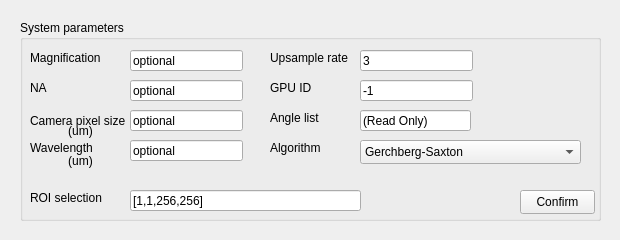
<?xml version="1.0" encoding="UTF-8"?>
<ui version="4.0">
 <class>SystemSpecsWindow</class>
 <widget class="QWidget" name="SystemSpecsWindow">
  <property name="geometry">
   <rect>
    <x>0</x>
    <y>0</y>
    <width>620</width>
    <height>240</height>
   </rect>
  </property>
  <property name="sizePolicy">
   <sizepolicy hsizetype="Fixed" vsizetype="Fixed">
    <horstretch>0</horstretch>
    <verstretch>0</verstretch>
   </sizepolicy>
  </property>
  <property name="windowTitle">
   <string>Form</string>
  </property>
  <widget class="QGroupBox" name="SystemPara">
   <property name="geometry">
    <rect>
     <x>20</x>
     <y>20</y>
     <width>581</width>
     <height>201</height>
    </rect>
   </property>
   <property name="title">
    <string>System parameters</string>
   </property>
   <property name="flat">
    <bool>false</bool>
   </property>
   <widget class="QLabel" name="mag_label">
    <property name="geometry">
     <rect>
      <x>10</x>
      <y>30</y>
      <width>91</width>
      <height>16</height>
     </rect>
    </property>
    <property name="toolTip">
     <string>System magnifications</string>
    </property>
    <property name="text">
     <string>Magnification</string>
    </property>
   </widget>
   <widget class="QLabel" name="NA_label">
    <property name="geometry">
     <rect>
      <x>10</x>
      <y>60</y>
      <width>91</width>
      <height>16</height>
     </rect>
    </property>
    <property name="toolTip">
     <string>Numerical Aperture</string>
    </property>
    <property name="toolTipDuration">
     <number>-1</number>
    </property>
    <property name="text">
     <string>NA</string>
    </property>
   </widget>
   <widget class="QLabel" name="pix_size_label">
    <property name="geometry">
     <rect>
      <x>10</x>
      <y>90</y>
      <width>101</width>
      <height>21</height>
     </rect>
    </property>
    <property name="text">
     <string>Camera pixel size</string>
    </property>
    <property name="alignment">
     <set>Qt::AlignmentFlag::AlignLeading|Qt::AlignmentFlag::AlignLeft|Qt::AlignmentFlag::AlignVCenter</set>
    </property>
   </widget>
   <widget class="QLabel" name="upsam_label">
    <property name="geometry">
     <rect>
      <x>250</x>
      <y>30</y>
      <width>91</width>
      <height>16</height>
     </rect>
    </property>
    <property name="text">
     <string>Upsample rate</string>
    </property>
   </widget>
   <widget class="QLabel" name="NA_list_label">
    <property name="geometry">
     <rect>
      <x>250</x>
      <y>90</y>
      <width>91</width>
      <height>16</height>
     </rect>
    </property>
    <property name="toolTip">
     <string>Illumination angle list</string>
    </property>
    <property name="text">
     <string>Angle list</string>
    </property>
   </widget>
   <widget class="QLineEdit" name="mag">
    <property name="geometry">
     <rect>
      <x>110</x>
      <y>30</y>
      <width>113</width>
      <height>21</height>
     </rect>
    </property>
    <property name="text">
     <string>optional</string>
    </property>
   </widget>
   <widget class="QLineEdit" name="NA">
    <property name="geometry">
     <rect>
      <x>110</x>
      <y>60</y>
      <width>113</width>
      <height>21</height>
     </rect>
    </property>
    <property name="text">
     <string>optional</string>
    </property>
   </widget>
   <widget class="QLineEdit" name="pix_size">
    <property name="enabled">
     <bool>true</bool>
    </property>
    <property name="geometry">
     <rect>
      <x>110</x>
      <y>90</y>
      <width>113</width>
      <height>21</height>
     </rect>
    </property>
    <property name="text">
     <string>optional</string>
    </property>
   </widget>
   <widget class="QLineEdit" name="upsam">
    <property name="geometry">
     <rect>
      <x>340</x>
      <y>30</y>
      <width>113</width>
      <height>21</height>
     </rect>
    </property>
    <property name="text">
     <string>3</string>
    </property>
   </widget>
   <widget class="QLineEdit" name="NA_list">
    <property name="geometry">
     <rect>
      <x>340</x>
      <y>90</y>
      <width>111</width>
      <height>21</height>
     </rect>
    </property>
    <property name="text">
     <string>(Read Only)</string>
    </property>
    <property name="readOnly">
     <bool>true</bool>
    </property>
   </widget>
   <widget class="QLabel" name="GPU_ID_label">
    <property name="geometry">
     <rect>
      <x>250</x>
      <y>60</y>
      <width>91</width>
      <height>16</height>
     </rect>
    </property>
    <property name="toolTip">
     <string>-1 for no GPU, otherwise 0,1,2,3 or ...</string>
    </property>
    <property name="text">
     <string>GPU ID</string>
    </property>
   </widget>
   <widget class="QLineEdit" name="GPU_ID">
    <property name="geometry">
     <rect>
      <x>340</x>
      <y>60</y>
      <width>113</width>
      <height>21</height>
     </rect>
    </property>
    <property name="text">
     <string>-1</string>
    </property>
   </widget>
   <widget class="QLabel" name="pix_size_unit">
    <property name="geometry">
     <rect>
      <x>10</x>
      <y>100</y>
      <width>101</width>
      <height>21</height>
     </rect>
    </property>
    <property name="text">
     <string>(um)</string>
    </property>
    <property name="alignment">
     <set>Qt::AlignmentFlag::AlignCenter</set>
    </property>
   </widget>
   <widget class="QLabel" name="Wavelength">
    <property name="geometry">
     <rect>
      <x>10</x>
      <y>120</y>
      <width>91</width>
      <height>16</height>
     </rect>
    </property>
    <property name="toolTip">
     <string>Illumination angle list</string>
    </property>
    <property name="text">
     <string>Wavelength</string>
    </property>
   </widget>
   <widget class="QLineEdit" name="Lambda">
    <property name="enabled">
     <bool>true</bool>
    </property>
    <property name="geometry">
     <rect>
      <x>110</x>
      <y>120</y>
      <width>113</width>
      <height>21</height>
     </rect>
    </property>
    <property name="text">
     <string>optional</string>
    </property>
   </widget>
   <widget class="QLabel" name="lambda_unit">
    <property name="geometry">
     <rect>
      <x>10</x>
      <y>130</y>
      <width>101</width>
      <height>21</height>
     </rect>
    </property>
    <property name="text">
     <string>(um)</string>
    </property>
    <property name="alignment">
     <set>Qt::AlignmentFlag::AlignCenter</set>
    </property>
   </widget>
   <widget class="QComboBox" name="AlgcomboBox">
    <property name="geometry">
     <rect>
      <x>340</x>
      <y>120</y>
      <width>221</width>
      <height>24</height>
     </rect>
    </property>
    <item>
     <property name="text">
      <string>Gerchberg-Saxton</string>
     </property>
    </item>
    <item>
     <property name="text">
      <string>EPRY Embedded pupil function recovery</string>
     </property>
    </item>
    <item>
     <property name="text">
      <string>Gauss-Newton</string>
     </property>
    </item>
    <item>
     <property name="text">
      <string>KK Kramers-Kronig relation</string>
     </property>
    </item>
    <item>
     <property name="text">
      <string>APIC Angular Pychographic Imaging with Closed-form method</string>
     </property>
    </item>
   </widget>
   <widget class="QLabel" name="SltAlgorithm_label">
    <property name="geometry">
     <rect>
      <x>250</x>
      <y>120</y>
      <width>91</width>
      <height>16</height>
     </rect>
    </property>
    <property name="toolTip">
     <string>Algorithm selection</string>
    </property>
    <property name="text">
     <string>Algorithm</string>
    </property>
   </widget>
   <widget class="QPushButton" name="Cfm_sys_butt">
    <property name="geometry">
     <rect>
      <x>500</x>
      <y>170</y>
      <width>75</width>
      <height>24</height>
     </rect>
    </property>
    <property name="text">
     <string>Confirm</string>
    </property>
   </widget>
   <widget class="QLabel" name="ROI_slt_label">
    <property name="geometry">
     <rect>
      <x>10</x>
      <y>170</y>
      <width>91</width>
      <height>16</height>
     </rect>
    </property>
    <property name="toolTip">
     <string>Algorithm selection</string>
    </property>
    <property name="text">
     <string>ROI selection</string>
    </property>
   </widget>
   <widget class="QLineEdit" name="ROIsltbox">
    <property name="enabled">
     <bool>true</bool>
    </property>
    <property name="geometry">
     <rect>
      <x>110</x>
      <y>170</y>
      <width>231</width>
      <height>21</height>
     </rect>
    </property>
    <property name="text">
     <string>[1,1,256,256]</string>
    </property>
   </widget>
  </widget>
 </widget>
 <resources/>
 <connections/>
</ui>
